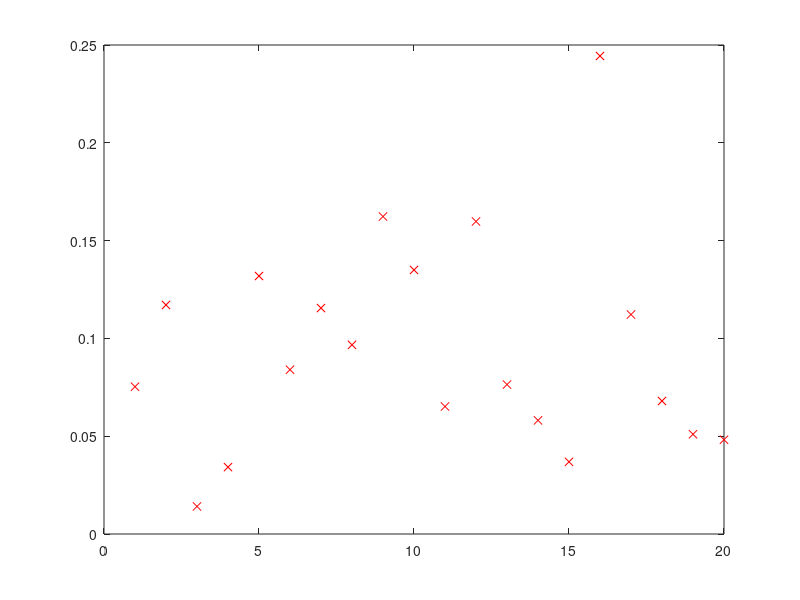

Recreate this plot in MATLAB.
mm=[0.0203
    0.1406
    0.3320
    0.1708
    0.0845
    0.0483
    0.1012
    0.1448
    0.1783
    0.0787
    0.0691
    ];
mm1=[0.0753
    0.1171
    0.0141
    0.0342
    0.1319
    0.0840
    0.1155
    0.0967
    0.1623
    0.1350
    0.0652
    0.1598
    0.0764
    0.0581
    0.0369
    0.13
    0.1122
    0.0680
    0.0510
    0.0482];
%method 2
mm3=[0.0203
    0.1406
    0.3320
    0.1708
    0.0845
    0.0483
    0.1012
    0.1448
    0.1783
    0.0787
    0.0691];
%more data
mm4=[0.0753
    0.1171
    0.0141
    0.0342
    0.1319
    0.0840
    0.1155
    0.0967
    0.1623
    0.1350
    0.0652
    0.1598
    0.0764
    0.0581
    0.0369
    0.2444
    0.1122
    0.0680
    0.0510
    0.0482];
    
plot(mm4,'xxr')